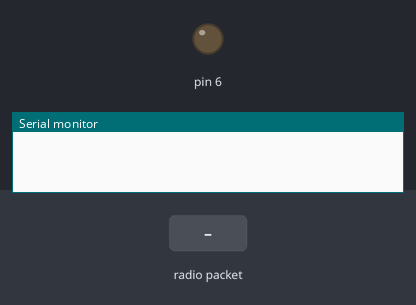
The sketch below on a simulated Arduino Uno, built with avr-gcc and run on an emulated ATmega328P. Shown: output pins drawn as LEDs (lit = HIGH), the last lines printed to the serial monitor. Inputs (shaded band) come from the test bench. No radio packets arrive unless stated.

Above: at 1.3 s.
1.4 s: radio packet "1" arrives
At 2.4 s:
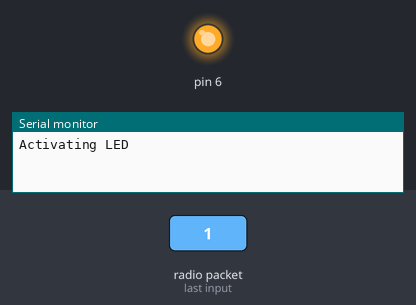
Timing chart, 0 to 4.4 s (numbered marks = the images above; inputs shaded):
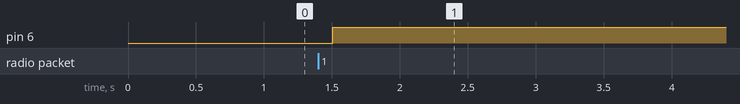

Measured:
- after the input at 1.4 s, pin 6: LOW → HIGH after 0.11 s

The sketch:

Receiver_Basic.ino
```cpp
/*
* Arduino Wireless Communication Tutorial
*       Example 1 - Receiver Code
*
* by Dejan Nedelkovski, www.HowToMechatronics.com
*
* Library: TMRh20/RF24, https://github.com/tmrh20/RF24/
*/
#include <SPI.h>
#include <nRF24L01.h>
#include <RF24.h>
RF24 radio(7, 8); // CE, CSN
const byte address[6] = "00001";
boolean button_state = 0;
void setup() {
  pinMode(6, OUTPUT);
  Serial.begin(9600);
  radio.begin();
  radio.openReadingPipe(0, address);
  radio.setPALevel(RF24_PA_MIN);
  radio.startListening();
}
void loop() {
  if (radio.available()) {
    char text[32] = "";
    radio.read(&text, sizeof(text));
    radio.read(&button_state, sizeof(button_state));

    if(button_state == HIGH){
      Serial.println("Activating LED");
      digitalWrite(6, HIGH);
    }
    else{
      Serial.println("Keeping LED off");
      digitalWrite(6, LOW);
    }
  }
  delay(500);
}
```
